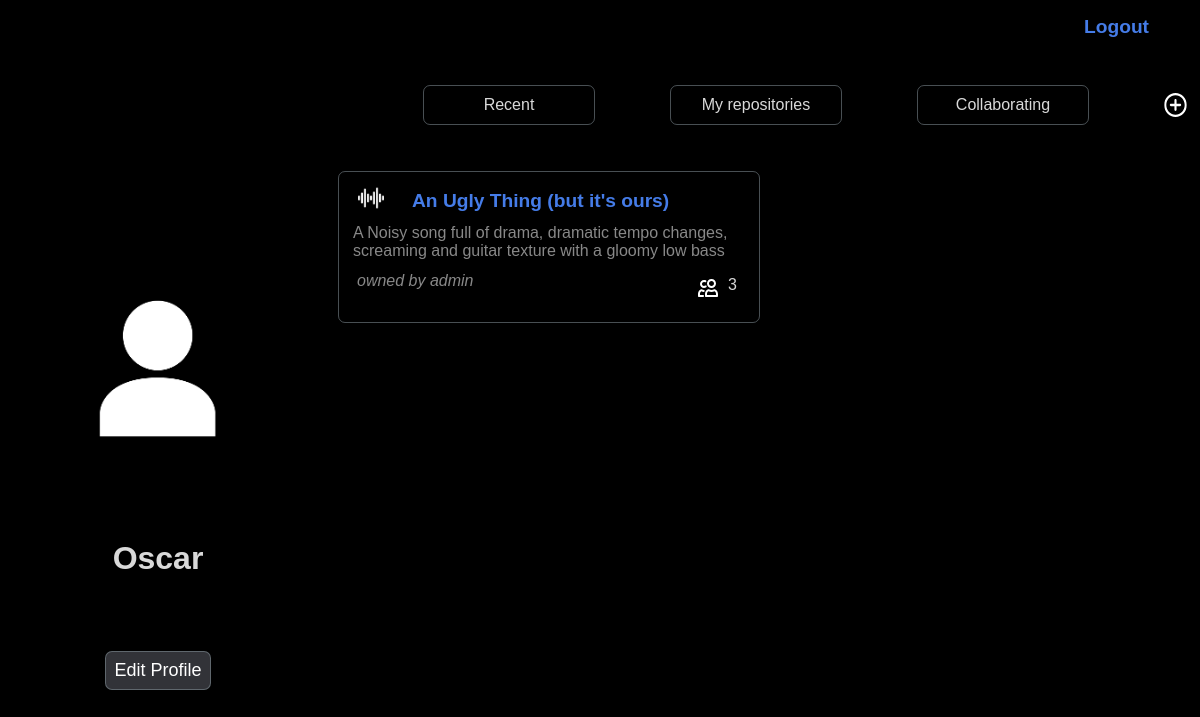
The page /dashboard (signed in) on the database as committed earlier.
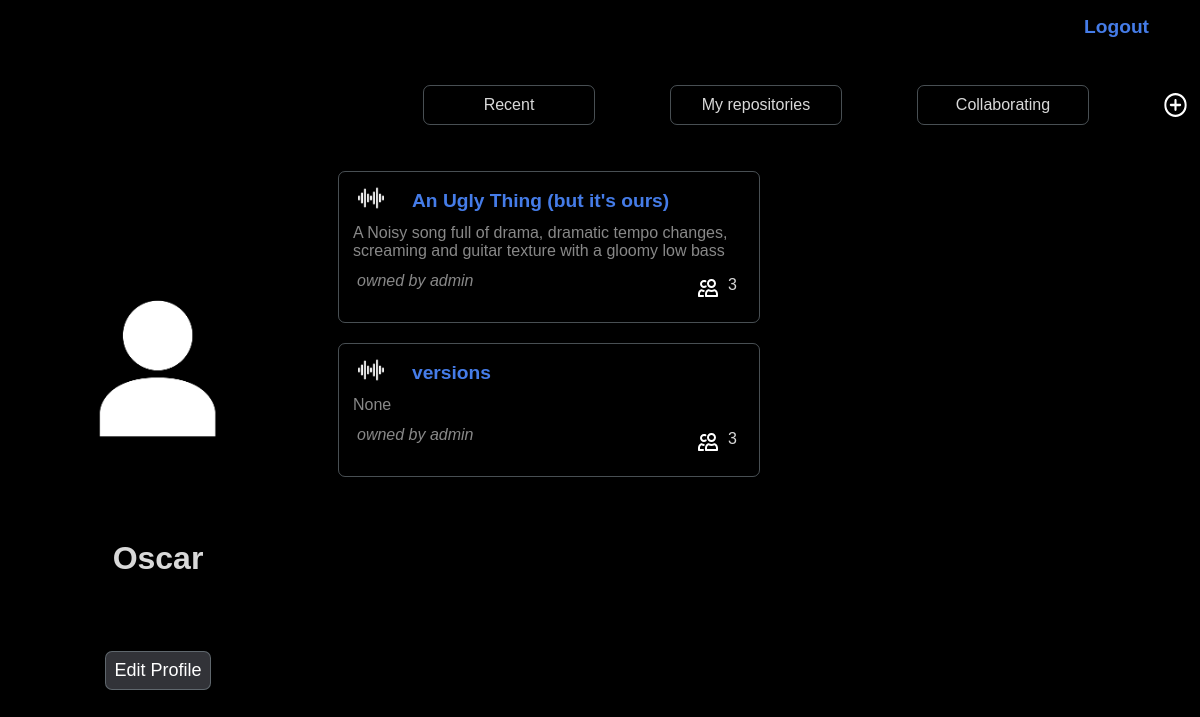
The same page on the database as committed later.
### palinodes/models.py (models this page shows, shortened)
class Directory(models.Model):
    name = models.CharField(max_length=50)
    description = models.TextField(max_length=300, blank=True, null=True)
    created = models.DateField(auto_now=True)
    owner = models.ForeignKey(User, on_delete=models.CASCADE, related_name="directories")
    collaborators = models.ManyToManyField(User, blank=True, related_name="collaborating")
    parent = models.ForeignKey("self", blank=True, null=True, on_delete=models.CASCADE, related_name="subdirectories")
    @property
    def number_of_collaborators(self):
        return self.collaborators.count()

class User(AbstractUser):
    pass

### palinodes/views.py (the view)
# urls.py: path("dashboard", views.dashboard, name="dashboard"),
@login_required
def dashboard(request):
     return render(request, "palinodes/dashboard.html")

### palinodes/models.py (called while the page is built)
    @property
    def repositories(self):
        return Directory.objects.filter(owner=self.user, parent = None)

### palinodes/templates/palinodes/dashboard.html (shortened to what this page needs)
{% extends 'palinodes/layout.html' %}
{% load static %}
{% block body %}
<div id="profile-banner">
    {% if user.profile.avatar %}
    <img id="avatar" src={{user.profile.avatar.url}}>
    {% else %}
    <img style="background-color: black;" id="avatar" src='/media/Default-Profile-Picture.png' >
    {% endif %}
    <h1>{{user.username}}</h1>
    <button class="bordered clickable">Edit Profile</button>
</div>
<div id="repositories-list">
    <ul>
        <li class="bordered clickable" id="recent-btn">Recent</li>
        <li class="bordered clickable" id="my-repositories-btn">My repositories</li>
        <li class="bordered clickable" id="collaborating-btn">Collaborating</li>
        <li class="clickable" id="new-repository-icn" style= "width: auto; height: 24px; padding: 0px; border-radius:90%; align-self: center">
            <a href={% url 'new-repository' %}>
            </a>
        </li>
    </ul>
    <div id="repositories-container">
        {% if user.collaborating %}
            {% for repository in user.collaborating.all %}
            <div class="repositories-li collaborating-repositories bordered clickable">
                <div class="repository-link">
                    <a href={% url 'repository' repository.id %}>
                        <strong>{{repository.name}}</strong>
                    </a>
                </div>
                <p class="dash-repo-description">{{repository.description}}</p>
                <div class="dash-collaborators">
                    <p class="dash-repo-owner-name">owned by {{repository.owner.username}}</p>
                    <div>
                        <p>{{repository.number_of_collaborators}}</p>
                    </div>
                </div>
            </div>
            {% endfor %}
        {% endif %}
    </div>
</div>
{% endblock %}

Rows that differ between the two databases and show on the page:
added Directory: name "versions", description "None", owner.username "admin", number_of_collaborators "3"
